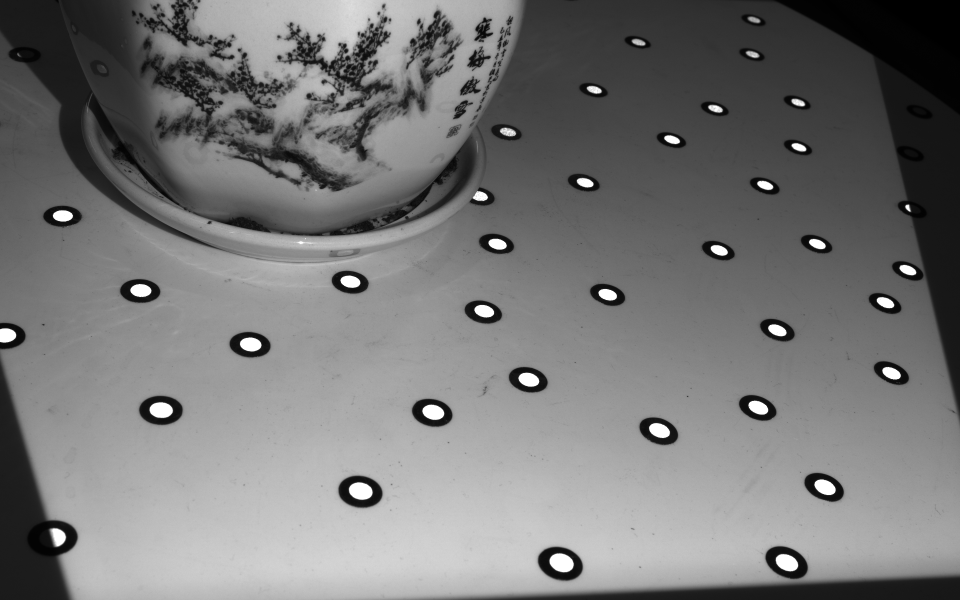
#> input picture data/p1.png, 1920 x 1200 px (shown at 1/2 size)
$ python -i board_detector.py   (imports and definitions only)   (older library calls are emulated)
#> lines starting #> are read from the running program, lines starting #| are printed output that depends on the picture; after the words box and inside, x2 and y2 are one past the last pixel; in counts of white or black regions, pixels touching at a corner belong together
#> further down, picture is the input picture: shape (1200, 1920, 3); min 0, max 255, mean 119.1
"""
Calibration board circle detector — connected-components approach.

Uses binary threshold + connected components on the mask to find
bright circular blobs on a dark board. More robust than Canny edges
for low-contrast / shallow-color calibration targets.

Flow:
  1. Grayscale → GaussianBlur(3,3)
  2. Fixed threshold(40) → binary mask (white = bright circles, black = bg)
  3. connectedComponentsWithStats → extract white blobs
  4. Filter by area, width, height, aspect ratio
  5. Center = component centroid

This is designed for SLS-type boards where circles are distinctly
brighter than the dark background, even if their edges are soft.
"""
import math, cv2, numpy as np
from typing import List, Tuple, Optional

Marker = Tuple[Tuple[float, float], float]  # ((cx, cy), area)


class BoardDetector:
    """Connected-component based circle detector for calibration boards."""

    def __init__(self,
                 threshold: int = 40,
                 use_adaptive: bool = True,
                 min_area: float = 100,
                 max_area: float = 20000,
                 min_side: float = 8,
                 max_side: float = 220,
                 min_aspect: float = 0.35,
                 max_aspect: float = 2.85):
        self.threshold = threshold
        self.use_adaptive = use_adaptive
        self.min_area = min_area
        self.max_area = max_area
        self.min_side = min_side
        self.max_side = max_side
        self.min_aspect = min_aspect
        self.max_aspect = max_aspect

    def _subpixel_refine(self, gray: np.ndarray, cx: float, cy: float,
                         cc_area: float, win: int = 31
                         ) -> Tuple[float, float, float]:
        """SLS sub-pixel refinement on a local ROI around CC centroid.

        Extracts ROI → Canny edges → contour nearest center →
        Sobel gradient sub-pixel refinement → ellipse fit.
        Falls back to CC centroid if refinement fails.

        Returns (refined_x, refined_y, ellipse_area).
        """
        h, w = gray.shape[:2]
        half = win // 2
        x0 = max(0, int(cx) - half)
        y0 = max(0, int(cy) - half)
        x1 = min(w, int(cx) + half)
        y1 = min(h, int(cy) + half)

        if x1 - x0 < 10 or y1 - y0 < 10:
            return float(cx), float(cy), cc_area

        roi = gray[y0:y1, x0:x1]

        # Canny edges in ROI
        edge = cv2.Canny(roi, 20, 60, 3)
        contours, _ = cv2.findContours(edge, cv2.RETR_LIST, cv2.CHAIN_APPROX_NONE)

        if not contours:
            return float(cx), float(cy), cc_area

        # Find contour closest to the ROI center
        roi_cx, roi_cy = cx - x0, cy - y0
        best_contour = None
        best_dist = float('inf')
        for cnt in contours:
            if len(cnt) < 5:
                continue
            area_c = abs(cv2.contourArea(cnt))
            if area_c < 20:
                continue
            # Distance from contour moments to ROI center
            M = cv2.moments(cnt)
            if M['m00'] > 0:
                cnt_cx = M['m10'] / M['m00']
                cnt_cy = M['m01'] / M['m00']
                d = math.hypot(cnt_cx - roi_cx, cnt_cy - roi_cy)
                if d < best_dist and d < half:
                    best_dist = d
                    best_contour = cnt

        if best_contour is None:
            return float(cx), float(cy), cc_area

        # Sobel gradients on the ROI (for sub-pixel refinement)
        sobel_x = cv2.Sobel(roi, cv2.CV_32F, 1, 0, ksize=1)
        sobel_y = cv2.Sobel(roi, cv2.CV_32F, 0, 1, ksize=1)

        # Sub-pixel refinement of contour points
        subpixel_pts = []
        for pt in best_contour:
            px, py = int(pt[0][0]), int(pt[0][1])
            if px < 2 or py < 2 or px >= (x1-x0) - 2 or py >= (y1-y0) - 2:
                continue
            # SLS subpixelFit: sample Sobel along gradient direction
            diff_x = float(sobel_x[py, px])
            diff_y = float(sobel_y[py, px])
            angle = math.degrees(math.atan2(diff_y, diff_x))
            sum_wx, sum_wy, sum_x, sum_y = 0.0, 0.0, 0.0, 0.0
            if (45 < angle < 135) or (-135 < angle < -45):
                # Vertical sampling
                sy0 = max(0, py - 2)
                sy1 = min(y1 - y0, py + 3)
                for sy in range(sy0, sy1):
                    sx_v = float(sobel_x[sy, px])
                    sy_v = float(sobel_y[sy, px])
                    sum_x += sx_v * (sy - py)
                    sum_y += sy_v * (sy - py)
                    sum_wx += sx_v
                    sum_wy += sy_v
            else:
                # Horizontal sampling
                sx0 = max(0, px - 2)
                sx1 = min(x1 - x0, px + 3)
                for sx in range(sx0, sx1):
                    sx_v = float(sobel_x[py, sx])
                    sy_v = float(sobel_y[py, sx])
                    sum_x += sx_v * (sx - px)
                    sum_y += sy_v * (sx - px)
                    sum_wx += sx_v
                    sum_wy += sy_v
            if sum_wx != 0 and sum_wy != 0:
                delta_x = sum_x / sum_wx
                delta_y = sum_y / sum_wy
                if delta_x**2 + delta_y**2 < 1.0:
                    subpixel_pts.append([px + delta_x, py + delta_y])

        if len(subpixel_pts) < 5:
            return float(cx), float(cy), cc_area

        # Fit ellipse to sub-pixel points
        pts_arr = np.array(subpixel_pts, dtype=np.float32)
        try:
            ellipse = cv2.fitEllipse(pts_arr)
            refined_x = float(x0 + ellipse[0][0])
            refined_y = float(y0 + ellipse[0][1])
            ell_area = float(ellipse[1][0] * ellipse[1][1])
            return refined_x, refined_y, ell_area
        except cv2.error:
            return float(cx), float(cy), cc_area

    def detect(self, image: np.ndarray,
               debug: bool = False,
               debug_dir: str = "output"
               ) -> Tuple[List[Marker], Optional[np.ndarray]]:
        """Alias for detect_and_filter()."""
        return self.detect_and_filter(image, debug=debug, debug_dir=debug_dir)

    def detect_and_filter(self, image: np.ndarray,
                          debug: bool = False,
                          debug_dir: str = "output"
                          ) -> Tuple[List[Marker], Optional[np.ndarray]]:
        """
        Detect bright circles on a dark calibration board.

        Args:
            image: BGR or grayscale image.
            debug: if True, save mask + detection visualization.
            debug_dir: output directory for debug images.

        Returns:
            (markers, debug_image) where markers is [((cx,cy), area), ...]
            sorted by area descending.
        """
#> called with debug = False, debug_dir = 'output'
        if image is None or image.size == 0:
            return [], None

        if image.ndim == 3:
            gray = cv2.cvtColor(image, cv2.COLOR_BGR2GRAY)
        else:
            gray = image

        height, width = gray.shape[:2]
#> height = 1200; width = 1920

        # --- Step 1: Gaussian blur -----------------------------------------
        smoothed = cv2.GaussianBlur(gray, (3, 3), 0.0)

        # --- Step 2: Threshold → binary mask ---------------------------------
        if self.use_adaptive:
            block_size = max(11, min(width, height) // 15)
#> block_size = 80
            if block_size % 2 == 0:
                block_size += 1
#> block_size = 81
            mask = cv2.adaptiveThreshold(smoothed, 255,
                                          cv2.ADAPTIVE_THRESH_GAUSSIAN_C,
                                          cv2.THRESH_BINARY, block_size, -8)
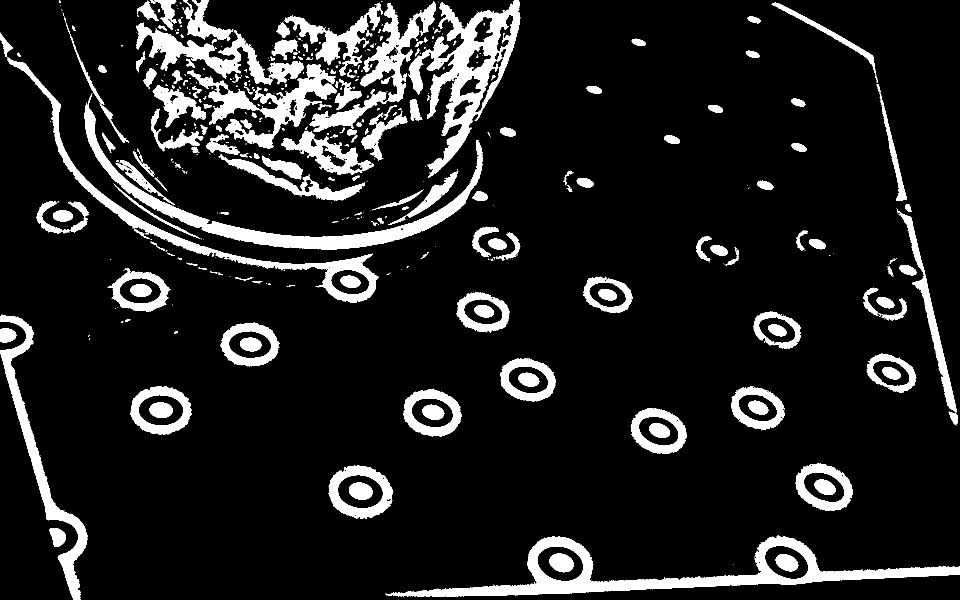
#> mask: shape (1200, 1920) (shown at 1/2 size); 12.2% white; 467 white regions (269 under 20 px), largest, box (x1, y1, x2, y2) and area: (771, 1071, 1920, 1193) 29307, (816, 0, 1041, 355) 23602, (169, 187, 965, 499) 20877
        else:
            _, mask = cv2.threshold(smoothed, self.threshold, 255,
                                    cv2.THRESH_BINARY)

        # --- Step 3: Connected components ----------------------------------
        n_labels, labels, stats, centroids = \
            cv2.connectedComponentsWithStats(mask, connectivity=8)
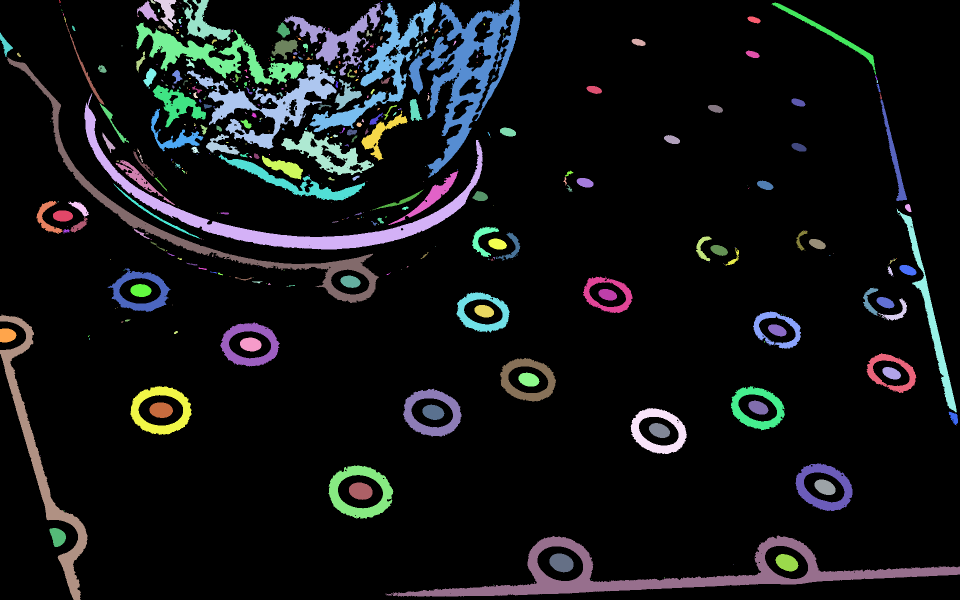
#> labels: shape (1200, 1920) int32 (shown at 1/2 size); 468 distinct labels, from 0 to 467; one colour per label, 0 black
#> n_labels = 468; stats = 468 rows, first 6: [0, 0, 1920, 1200, 2021890], [118, 0, 3, 6, 11], [274, 1, 44, 41, 729], [301, 0, 10, 8, 42], [308, 0, 45, 60, 1171], [367, 0, 94, 82, 3065]; centroids = 468 pairs, first value 10.8 to 1913, second value 2.4 to 1169

        # --- Step 4: Filter components -------------------------------------
        markers: List[Marker] = []

        for i in range(1, n_labels):  # skip background (label 0)
            area = stats[i, cv2.CC_STAT_AREA]
            left = stats[i, cv2.CC_STAT_LEFT]
            top = stats[i, cv2.CC_STAT_TOP]
            w = stats[i, cv2.CC_STAT_WIDTH]
            h = stats[i, cv2.CC_STAT_HEIGHT]

            # Area filter
            if area < self.min_area or area > self.max_area:
                continue

            # Width / height bounds
            if w < self.min_side or w > self.max_side:
                continue
            if h < self.min_side or h > self.max_side:
                continue

            # Aspect ratio
            if h > 0:
                aspect = w / h
            else:
                continue
            if aspect < self.min_aspect or aspect > self.max_aspect:
                continue

            # Sub-pixel refinement via local SLS pipeline
            cx_sp, cy_sp, sp_area = self._subpixel_refine(
                gray, centroids[i, 0], centroids[i, 1], float(area))
            markers.append(((cx_sp, cy_sp), sp_area))
#> this loop made 467 passes
#> (area, left, top, aspect, x0 in _subpixel_refine, y0 in _subpixel_refine) on passes 4, 27: (1171, 308, 0, 0.75, 320, 8), (247, 1495, 33, 1.86, 1492, 24)
#> (area, left, top, aspect, x0 in _subpixel_refine, y0 in _subpixel_refine) on passes 2, 5, 10, 12, 31, 32: (729, 274, 1, 1.07, 280, 7), (3065, 367, 0, 1.15, 391, 31), (6760, 567, 5, 1.36, 660, 59), (2272, 1543, 5, 1.45, 1641, 51), (466, 552, 45, 0.933, 551, 45), (726, 132, 46, 0.472, 158, 132)
#> pass 2, in _subpixel_refine, `roi = gray[y0:y1, x0:x1]`:
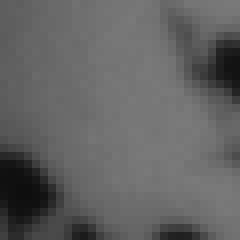
#> roi: shape (30, 30) (shown 8 times larger); min 13, max 123, mean 98.1
#> pass 2, in _subpixel_refine, `edge = cv2.Canny(roi, 20, 60, 3)`:
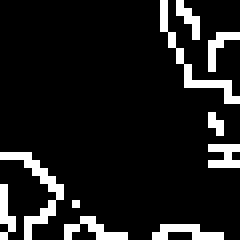
#> edge: shape (30, 30) (shown 8 times larger); 11% white in thin lines or dots
#> after the loop, markers = 101 items

        # --- Step 5: Deduplicate by centroid proximity ---------------------
        markers.sort(key=lambda x: -x[1])  # largest first
        clean: List[Marker] = []
        for m in markers:
            too_close = False
            for c in clean:
                if math.hypot(m[0][0] - c[0][0], m[0][1] - c[0][1]) < 5.0:
                    too_close = True
                    break
            if not too_close:
                clean.append(m)
#> this loop made 101 passes
#> m on passes 1 to 12: ((675.8, 74.19), 6760), ((720.4, 984.4), 5770), ((654.1, 307.9), 5404), ((321.5, 820.6), 4873), ((864, 825.8), 4739), ((1647.8, 974.4), 4566), ((499.2, 689), 4333), ((1316.4, 862.2), 4290), ((1054.7, 759.5), 4093), ((1514.2, 816.4), 3817), ((280.8, 583), 3812), ((964.7, 625.5), 3439)

        # --- Debug visualization -------------------------------------------
        dbg_img = None
        if debug:
            import os
            os.makedirs(debug_dir, exist_ok=True)
            cv2.imwrite(f"{debug_dir}/board_mask.png", mask)

            dbg_img = image.copy() if image.ndim == 3 else \
                       cv2.cvtColor(image, cv2.COLOR_GRAY2BGR)

            for (cx, cy), area in clean:
                # Green ellipse roughly matching the component
                radius = int(math.sqrt(area / math.pi))
                cv2.ellipse(dbg_img,
                           (int(cx), int(cy)),
                           (radius, radius), 0, 0, 360,
                           (0, 255, 0), 1)
                # Red cross at center
                s = 3
                cv2.line(dbg_img, (int(cx)-s, int(cy)), (int(cx)+s, int(cy)),
                        (0, 0, 255), 1)
                cv2.line(dbg_img, (int(cx), int(cy)-s), (int(cx), int(cy)+s),
                        (0, 0, 255), 1)

            cv2.imwrite(f"{debug_dir}/board_detected.png", dbg_img)

        return clean, dbg_img


# ====================================================================
# Unified entry point for all tools
# ====================================================================

class BoardDetectionResult:
    """Structured output from detect_and_assign_board()."""
    # [134 lines left out: functions __init__, __repr__, detect_and_assign_board, not called in this run]


# ====================================================================
# BoardPoseEstimator — legacy wrapper for tools that need the old API
# ====================================================================

class BoardPoseEstimator:
    """Detect calibration board and estimate camera pose via PnP.

    Provides backward-compatible API for tools that were previously
    coupled to the old BoardPoseEstimator in triangulate_aircraft_points.py.

    Note: In the new pipeline, the calibration board is ONLY used for
    camera intrinsics (Stage 1). Ground coordinate system (G) is defined
    by measured ground markers (GroundPoseEstimator).
    """

    # [118 lines left out: functions __init__, process_image, not called in this run]

>>> import cv2
>>> picture = cv2.imread('../data/p1.png')
>>> result = BoardDetector().detect(picture)
